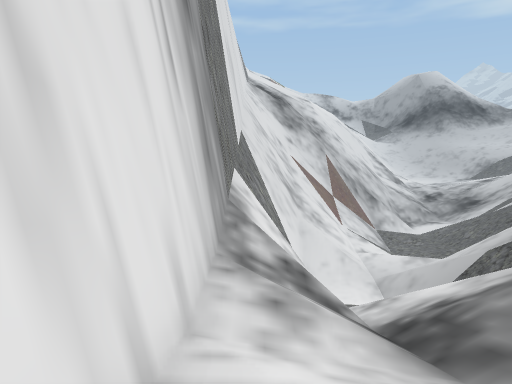
[1] (above)

24 first-person views from a walk through a 3-D level made in the Unity game engine. The camera is 1.5 m above the floor, tilts 6° down and sees 70° across. The floor is counted in squares, 2 m on a side. Each view is taken from the middle of a square. On the plan, view 1 faces up. The plan holds only what a view shows up to about 11 squares ahead; the rest is blank. The place goes on beyond the plan. The player is left out.

[2]
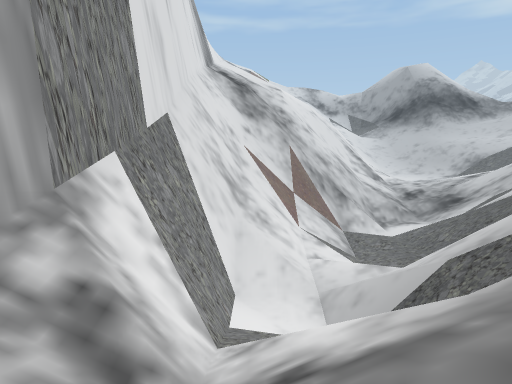

[3]
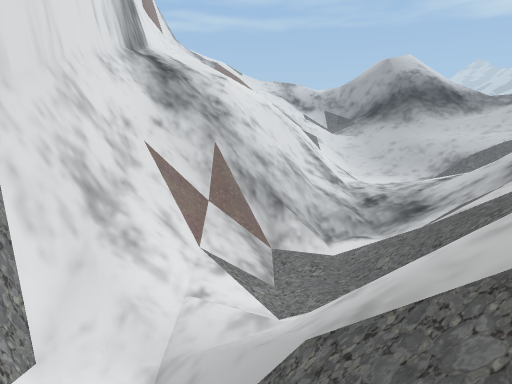

[4]
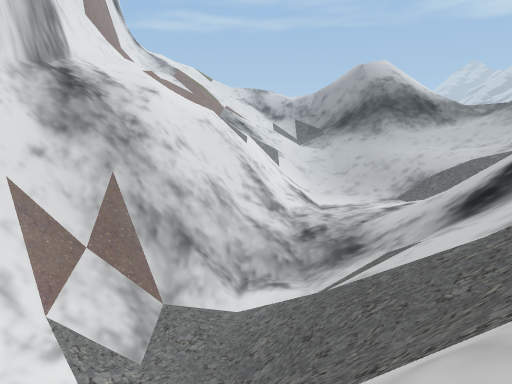

[5]
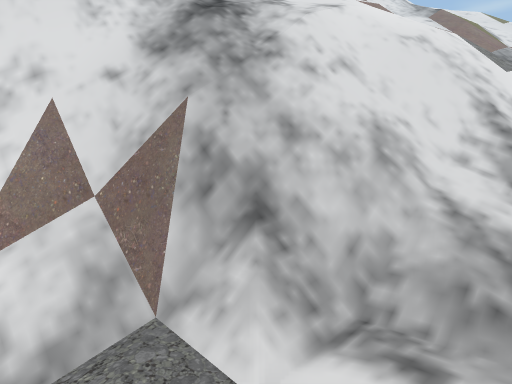

[6]
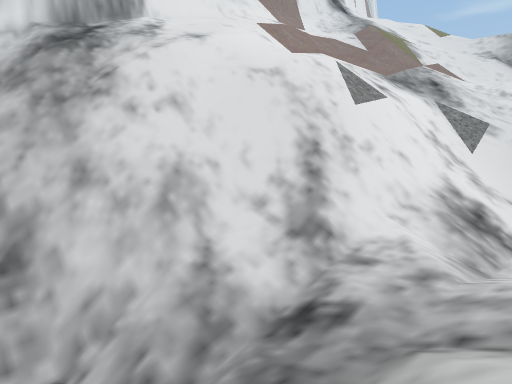

[7]
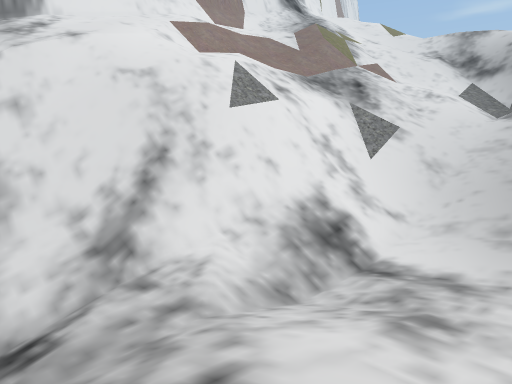

[8]
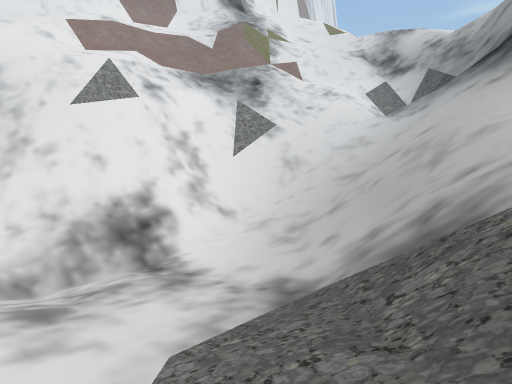

[9]
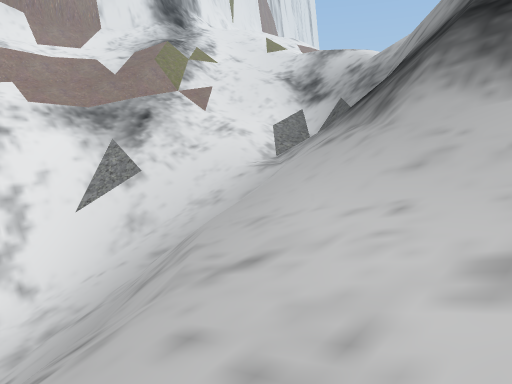

[10]
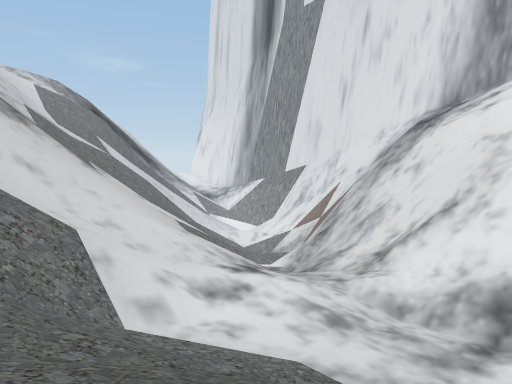

[11]
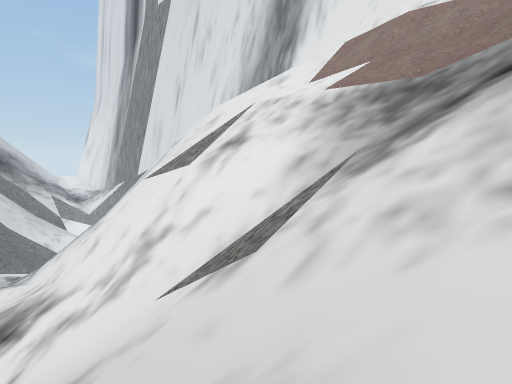

[12]
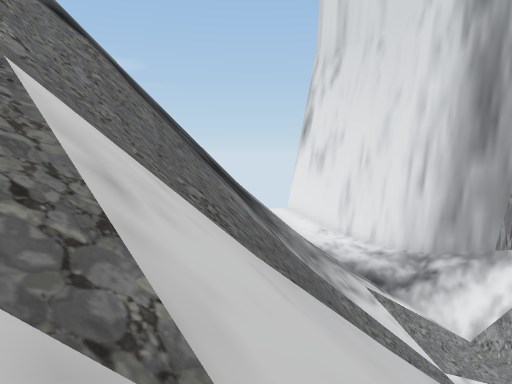

[13]
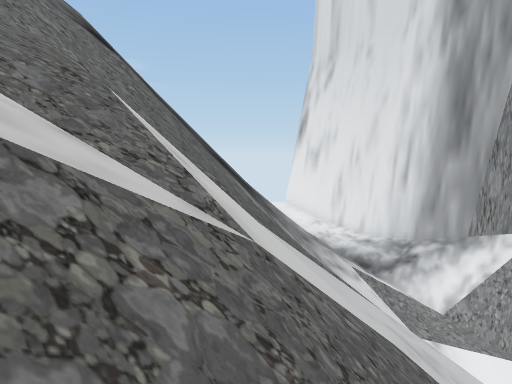

[14]
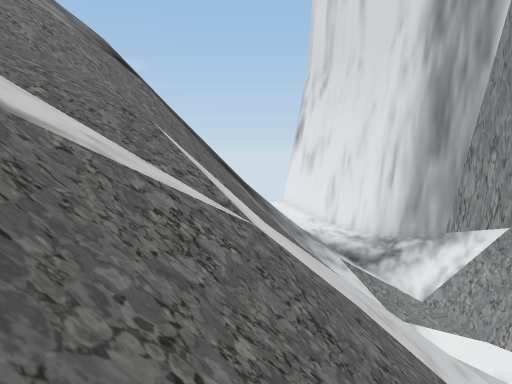

[15]
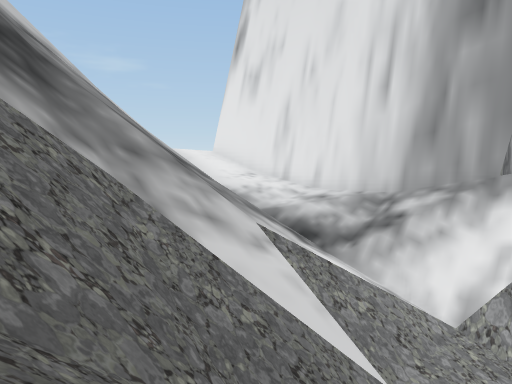

[16]
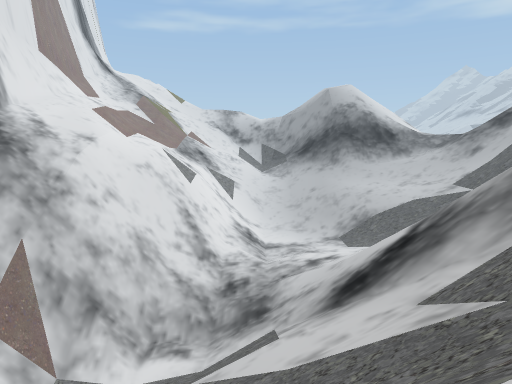

[17]
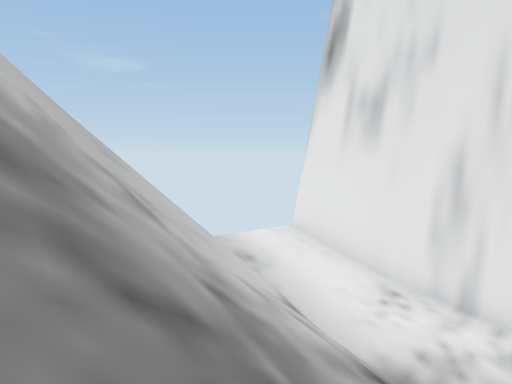

[18]
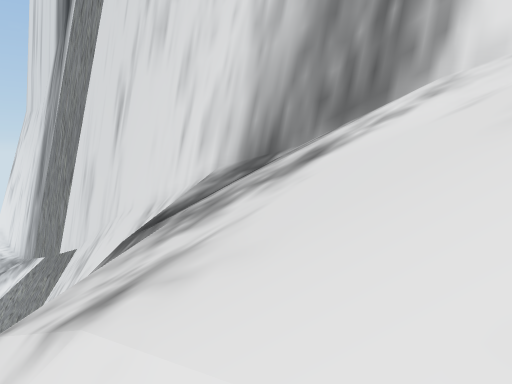

[19]
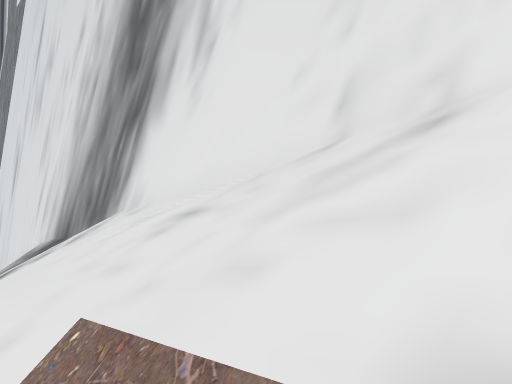

[20]
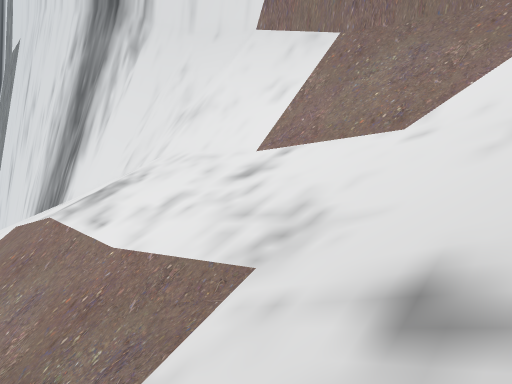

[21]
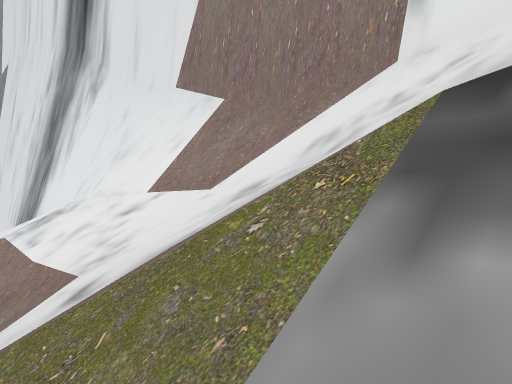

[22]
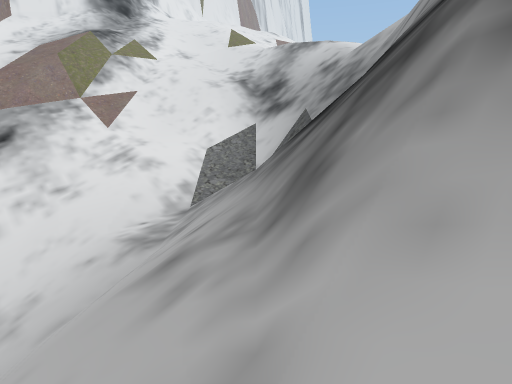

[23]
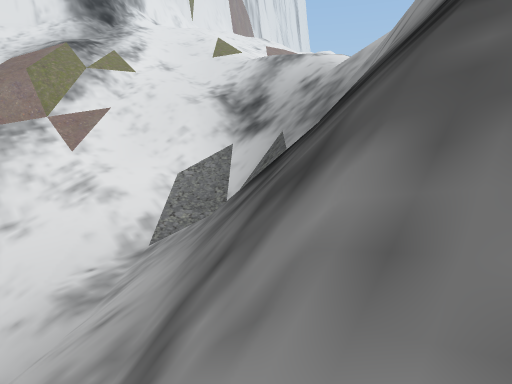

[24]
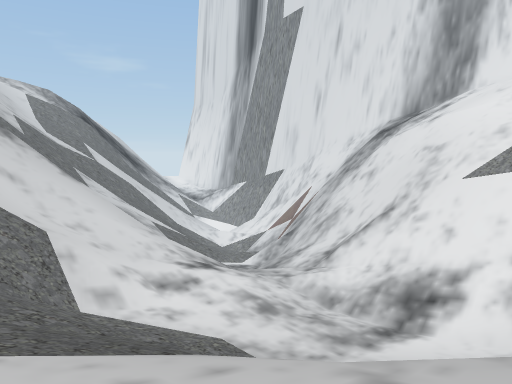

### Floor plan
Key: @ floor where view 1 was taken; # wall or solid block; x gap in a wall; . main floor; : floor 0.75 m higher than the main floor; - floor 1.5 m lower than the main floor; + floor 1.75 m higher than the main floor; _ floor 2.25 m lower than the main floor; * floor 2.5 m higher than the main floor; < floor 3.25 m lower than the main floor; & floor 4 m higher than the main floor; $ floor 6.5 m higher than the main floor; / step, stairs or slope; = window, fence, low wall or low ledge; v drop or lower ground.
Columns run from 3 left of view 1 to 20 right of it. Each row starts with its distance up from view 1.
 42               /=#v
 41              ///##v
 40             ///## v
 39      //    ////==###
 38 #//  //   /////   ###
 37 #//////  //////   =##
 36 #////// ////////// =
 35 #/////  ///////$///#
 34 #/////  ///////////##//
 33 #///////////////////=//
 32 ##/////////////////////
 31  ##////////////////////
 30   #////////=////////////
 29   #//// ///##///////////
 28   #///// //v#//::///////
 27   #/// ////v#//..://////
 26   #/ //////=#//..::////
 25   #/////////#//..::////
 24   #////=/v#//////::////
 23   #////####//:///+++///
 22   #////v#////../+++////
 21   #////v#/////.//+*////
 20   ##///vxv ///.////////
 19    ##//v###///////////
 18    ##vv##//_-/////////
 17    #vv###//_-/////////
 16    ####//__///////////
 15     ###///_///////////
 14     #////<_/////////
 13     #////<_/////////
 12     #///// ////////
 11     #///// ///////
 10     #<<///  //////
  9     #/<///////////
  8     #// //////////
  7    ##-///////////
  6   ###////##//////
  5   #/=////#v//////
  4   #//////####////
  3   #+/////###v///
  2   #//////##vv///
  1   #*/////#/vv//
  0   #@///=/
 -1   #&& /#v
 -2   #    #

Where each view was taken, in squares from view 1:
view 1: 0 up, 0 right, facing up
view 2: 2 up, 2 right, facing up
view 3: 5 up, 5 right, facing up
view 4: 7 up, 8 right, facing up
view 5: 14 up, 10 right, facing up-left
view 6: 17 up, 13 right, facing up-left
view 7: 20 up, 15 right, facing up-left
view 8: 23 up, 18 right, facing up-left
view 9: 27 up, 20 right, facing up-left
view 10: 28 up, 20 right, facing down-left
view 11: 35 up, 12 right, facing down-left
view 12: 9 up, 12 right, facing down-left
view 13: 10 up, 13 right, facing down-left
view 14: 11 up, 14 right, facing down-left
view 15: 8 up, 7 right, facing down-left
view 16: 7 up, 11 right, facing up
view 17: 3 up, 5 right, facing down-left
view 18: 26 up, 4 right, facing down-left
view 19: 30 up, 2 right, facing down-left
view 20: 36 up, 3 right, facing down-left
view 21: 39 up, 3 right, facing down-left
view 22: 32 up, 18 right, facing up-left
view 23: 33 up, 18 right, facing up-left
view 24: 30 up, 20 right, facing down-left
